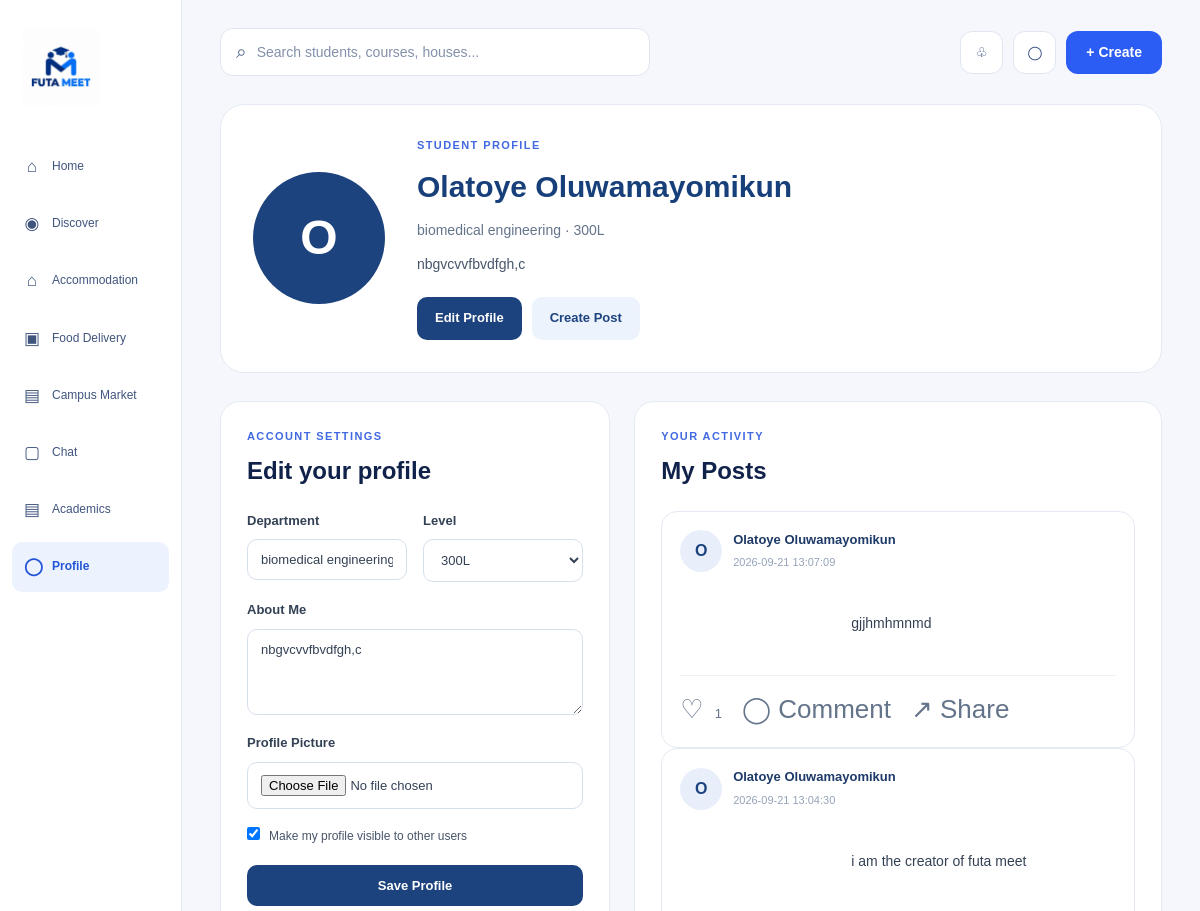
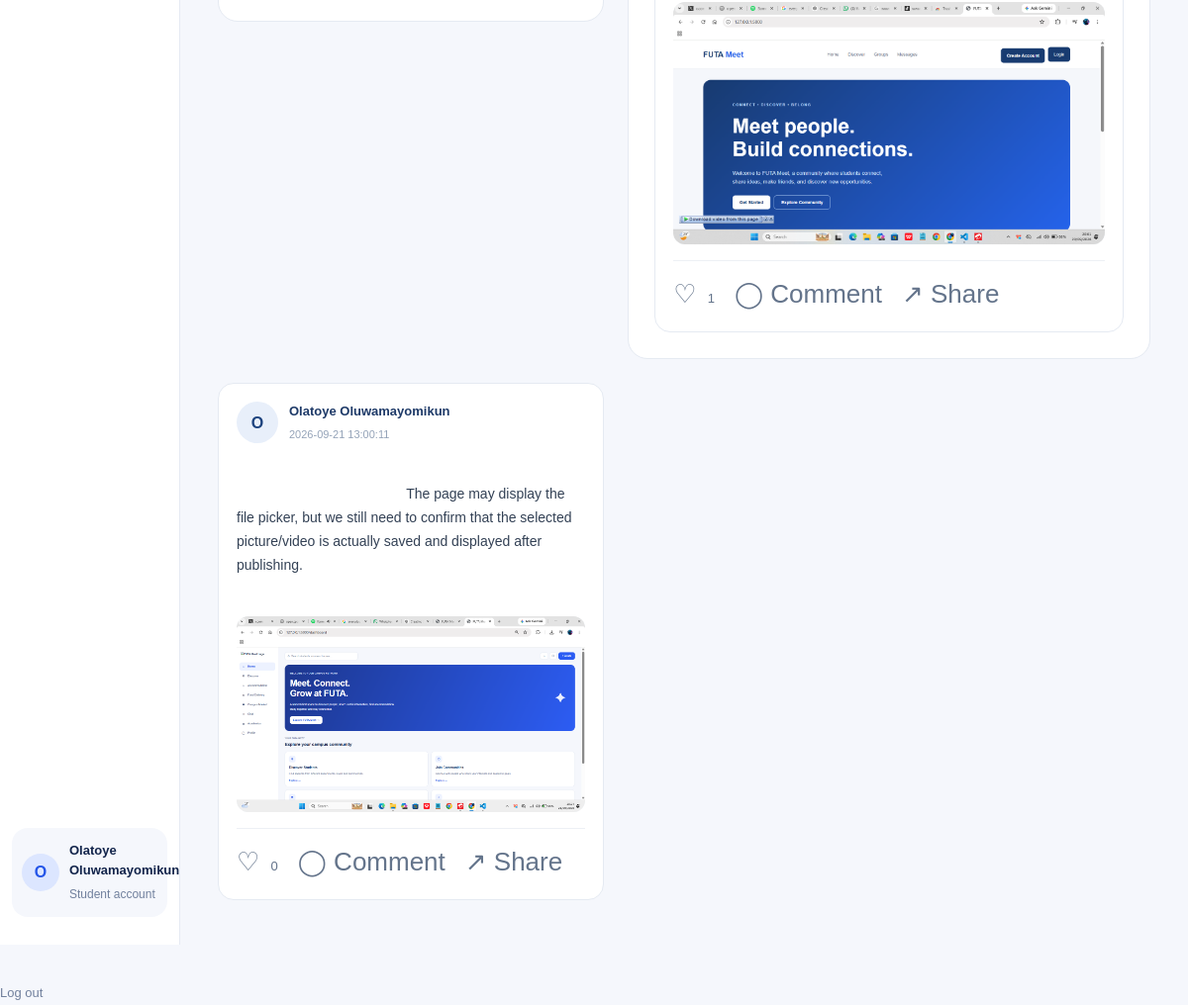
Screenshot of /profile (signed in) with the database file from the repository (2 pictures, top to bottom).
### tables this page shows
CREATE TABLE users (
            id INTEGER PRIMARY KEY AUTOINCREMENT,
            full_name TEXT NOT NULL,
            email TEXT UNIQUE NOT NULL,
            password TEXT NOT NULL,
            department TEXT NOT NULL,
            level TEXT NOT NULL,
            bio TEXT DEFAULT '',
            profile_picture TEXT DEFAULT '',
            profile_visible INTEGER DEFAULT 1,
            created_at TIMESTAMP DEFAULT CURRENT_TIMESTAMP
        );

CREATE TABLE posts (
            id INTEGER PRIMARY KEY AUTOINCREMENT,
            user_id INTEGER NOT NULL,
            content TEXT NOT NULL,
            created_at TIMESTAMP DEFAULT CURRENT_TIMESTAMP, media_filename TEXT DEFAULT '', media_type TEXT DEFAULT '',
            FOREIGN KEY (user_id) REFERENCES users (id)
        );

### app.py (the view, shortened to what this page needs)
@app.route("/profile", methods=["GET", "POST"])
def profile():
    user = get_current_user()
    if not user:
        return redirect(
            url_for("login")
        )
    user = get_current_user()
    connection = get_db()
    posts = connection.execute(
        """
        SELECT

            posts.id,

            posts.content,

            posts.created_at,

            posts.media_filename,

            posts.media_type,

            users.id AS user_id,

            users.full_name,

            users.profile_picture,

            (
                SELECT COUNT(*)

                FROM likes

                WHERE likes.post_id = posts.id

            ) AS like_count,

            EXISTS (

                SELECT 1

                FROM likes

                WHERE likes.post_id = posts.id

                AND likes.user_id = ?

            ) AS user_liked,

            (
                SELECT COUNT(*)

                FROM comments

                WHERE comments.post_id = posts.id

            ) AS comment_count,

            (
                SELECT COUNT(*)

                FROM shares

                WHERE shares.post_id = posts.id

            ) AS share_count,

            EXISTS (

                SELECT 1

                FROM pins

                WHERE pins.post_id = posts.id

                AND pins.user_id = ?

            ) AS user_pinned

        FROM posts

        JOIN users
        ON posts.user_id = users.id

        WHERE posts.user_id = ?

        ORDER BY posts.id DESC

        """,
        (
            user["id"],
            user["id"],
            user["id"]
        )
    ).fetchall()
    connection.close()
    return render_template(
        "profile.html",
        user=user,
        posts=posts
    )

### app.py (called while the page is built)
def get_db():
    connection = sqlite3.connect(DATABASE)
    connection.row_factory = sqlite3.Row
    return connection

def get_current_user():
    user_id = session.get("user_id")
    if not user_id:
        return None
    connection = get_db()
    user = connection.execute(
        """
        SELECT *
        FROM users
        WHERE id = ?
        """,
        (user_id,)
    ).fetchone()
    connection.close()
    return user

### templates/profile.html (shortened to what this page needs)
<!DOCTYPE html>
<html lang="en">
<head>
    <link rel="stylesheet"
          href="{{ url_for('static', filename='style.css') }}">
</head>
<body class="futa-meet-body">
    <div class="website-layout">
        <aside class="sidebar">
            <a href="{{ url_for('dashboard') }}" class="brand">
                <img
                    src="{{ url_for('static', filename='images/futa-meet-logo.png') }}"
                    alt="FUTA Meet Logo"
                >
            </a>
            <nav class="sidebar-navigation">
                <a href="{{ url_for('dashboard') }}" class="sidebar-link">
                    <span>⌂</span>
                    <span>Home</span>
                </a>
                <a href="{{ url_for('discover') }}" class="sidebar-link">
                    <span>◉</span>
                    <span>Discover</span>
                </a>
                <a href="#" class="sidebar-link">
                    <span>⌂</span>
                    <span>Accommodation</span>
                </a>
                <a href="#" class="sidebar-link">
                    <span>▣</span>
                    <span>Food Delivery</span>
                </a>
                <a href="#" class="sidebar-link">
                    <span>▤</span>
                    <span>Campus Market</span>
                </a>
                <a href="#" class="sidebar-link">
                    <span>▢</span>
                    <span>Chat</span>
                </a>
                <a href="#" class="sidebar-link">
                    <span>▤</span>
                    <span>Academics</span>
                </a>
                <a href="{{ url_for('profile') }}"
                   class="sidebar-link active">
                    <span>◯</span>
                    <span>Profile</span>
                </a>
            </nav>
            <div class="sidebar-user">
                <div class="user-avatar">
                    {{ user["full_name"][0] | upper }}
                </div>
                <div>
                    <strong>{{ user["full_name"] }}</strong>
                    <small>Student account</small>
                </div>
            </div>
        </aside>
        <main class="main-content">
            <header class="topbar">
                <div class="search-box">
                    <span>⌕</span>
                    <input
                        type="search"
                        placeholder="Search students, courses, houses..."
                        aria-label="Search FUTA Meet"
                    >
                </div>
                <div class="topbar-actions">
                    <button type="button"
                            class="icon-button"
                            aria-label="Notifications">
                        ♧
                    </button>
                    <button type="button"
                            class="icon-button"
                            aria-label="Messages">
                        ◯
                    </button>
                    <a href="{{ url_for('create_post') }}"
                       class="create-button">
                        + Create
                    </a>
                </div>
            </header>
            <section class="profile-hero">
                <div class="profile-hero-picture">
                    {% if user.profile_picture %}
                        <img
                            src="{{ url_for('static', filename='uploads/' + user.profile_picture.split('/')[-1]) }}"
                            alt="Profile picture"
                        >
                    {% else %}
                        <div class="profile-initial">
                            {{ user["full_name"][0] | upper }}
                        </div>
                    {% endif %}
                </div>
                <div class="profile-hero-details">
                    <span class="section-label">
                        STUDENT PROFILE
                    </span>
                    <h1>
                        {{ user["full_name"] }}
                    </h1>
                    <p class="profile-meta">
                        {% if user.department %}
                            {{ user.department }}
                        {% else %}
                            Department not added
                        {% endif %}
                        {% if user.level %}
                            · {{ user.level }}
                        {% endif %}
                    </p>
                    {% if user.bio %}
                        <p class="profile-bio">
                            {{ user.bio }}
                        </p>
                    {% else %}
                        <p class="profile-bio">
                            Welcome to my FUTA Meet profile.
                        </p>
                    {% endif %}
                    <div class="profile-actions">
                        <a href="#edit-profile"
                           class="profile-action-button">
                            Edit Profile
                        </a>
                        <a href="{{ url_for('create_post') }}"
                           class="profile-action-button secondary">
                            Create Post
                        </a>
                    </div>
                </div>
            </section>
            <section class="profile-content">
                <div class="profile-panel" id="edit-profile">
                    <div class="section-heading">
                        <div>
                            <span class="section-label">
                                ACCOUNT SETTINGS
                            </span>
                            <h2>
                                Edit your profile
                            </h2>
                        </div>
                    </div>
                    <form method="POST"
                          enctype="multipart/form-data"
                          class="profile-form">
                        <div class="profile-form-grid">
                            <div class="form-field">
                                <label for="department">
                                    Department
                                </label>
                                <input
                                    type="text"
                                    id="department"
                                    name="department"
                                    value="{{ user.department or '' }}"
                                    placeholder="e.g. Biomedical Engineering"
                                >
                            </div>
                            <div class="form-field">
                                <label for="level">
                                    Level
                                </label>
                                <select id="level" name="level">
                                    {% for option in ['100L', '200L', '300L', '400L', '500L', 'Postgraduate'] %}
                                        <option value="{{ option }}"
                                            {% if user.level == option %}selected{% endif %}>
                                            {{ option }}
                                        </option>
                                    {% endfor %}
                                </select>
                            </div>
                        </div>
                        <div class="form-field">
                            <label for="bio">
                                About Me
                            </label>
                            <textarea
                                id="bio"
                                name="bio"
                                rows="4"
                                placeholder="Tell people a little about yourself"
                            >{{ user.bio or '' }}</textarea>
                        </div>
                        <div class="form-field">
                            <label for="profile_picture">
                                Profile Picture
                            </label>
                            <input
                                type="file"
                                id="profile_picture"
                                name="profile_picture"
                                accept="image/*"
                            >
                        </div>
                        <label class="visibility-option">
                            <input
                                type="checkbox"
                                name="profile_visible"
                                {% if user.profile_visible %}checked{% endif %}
                            >
                            Make my profile visible to other users
                        </label>
                        <button type="submit"
                                class="save-profile-button">
                            Save Profile
                        </button>
                    </form>
                </div>
                <div class="profile-panel">
                    <div class="section-heading">
                        <div>
                            <span class="section-label">
                                YOUR ACTIVITY
                            </span>
                            <h2>
                                My Posts
                            </h2>
                        </div>
                    </div>
                    {% if posts %}
                        <div class="profile-posts">
                            {% for post in posts %}
                                <article class="social-post">
                                    <div class="social-post-header">
                                        {% if post.profile_picture %}
                                            <img
                                                src="{{ url_for('static', filename='uploads/' + post.profile_picture.split('/')[-1]) }}"
                                                alt="Profile picture"
                                                class="social-post-avatar"
                                            >
                                        {% else %}
                                            <div class="social-post-avatar post-initial">
                                                {{ post.full_name[0] | upper }}
                                            </div>
                                        {% endif %}
                                        <div class="social-post-author">
                                            <strong>
                                                {{ post.full_name }}
                                            </strong>
                                            <small>
                                                {{ post.created_at }}
                                            </small>
                                        </div>
                                    </div>
                                    {% if post.content %}
                                        <p class="social-post-content">
                                            {{ post.content }}
                                        </p>
                                    {% endif %}
                                    {% if post.media_filename %}
                                        {% if post.media_type == "image" %}
                                            <img
                                                src="{{ url_for('static', filename='uploads/' + post.media_filename) }}"
                                                alt="Post media"
                                                class="social-post-media"
                                            >
                                        {% endif %}
                                    {% endif %}
<div class="social-post-footer">
    <form
        action="{{ url_for('like_post', post_id=post.id) }}"
        method="POST"
        class="post-action-form">
        <button
    type="submit"
    class="post-action-button {% if post.user_liked %}liked{% endif %}"
    aria-label="Like post">
    {% if post.user_liked %}
        ❤️
    {% else %}
        ♡
    {% endif %}
    <span>
        {{ post.like_count }}
    </span>
</button>
    </form>
    <button type="button" class="post-action-button">
        ◯ Comment
    </button>
    <button type="button" class="post-action-button">
        ↗ Share
    </button>
</div>
                                    </div>
                            {% endfor %}
                    {% endif %}
            <div class="dashboard-footer">
                <a href="{{ url_for('logout') }}">
                    Log out
                </a>
            </div>
</body>
</html>

### rows the page displays
users: full_name "O", full_name "Olatoye Oluwamayomikun", department "biomedical engineering", level "300L", bio "nbgvcvvfbvdfgh,c", profile_visible "☑"
posts: full_name "O", full_name "Olatoye Oluwamayomikun", created_at "2026-09-21 13:07:09", content "gjjhmhmnmd", like_count "1"
posts: full_name "O", full_name "Olatoye Oluwamayomikun", created_at "2026-09-21 13:04:30", content "i am the creator of futa meet", media_filename (picture), like_count "1"
posts: full_name "O", full_name "Olatoye Oluwamayomikun", created_at "2026-09-21 13:00:11", content "The page may display the file picker, but we still need to confirm that the selected picture/video is actually saved and displayed after publishing.", media_filename (picture), like_count "0"
